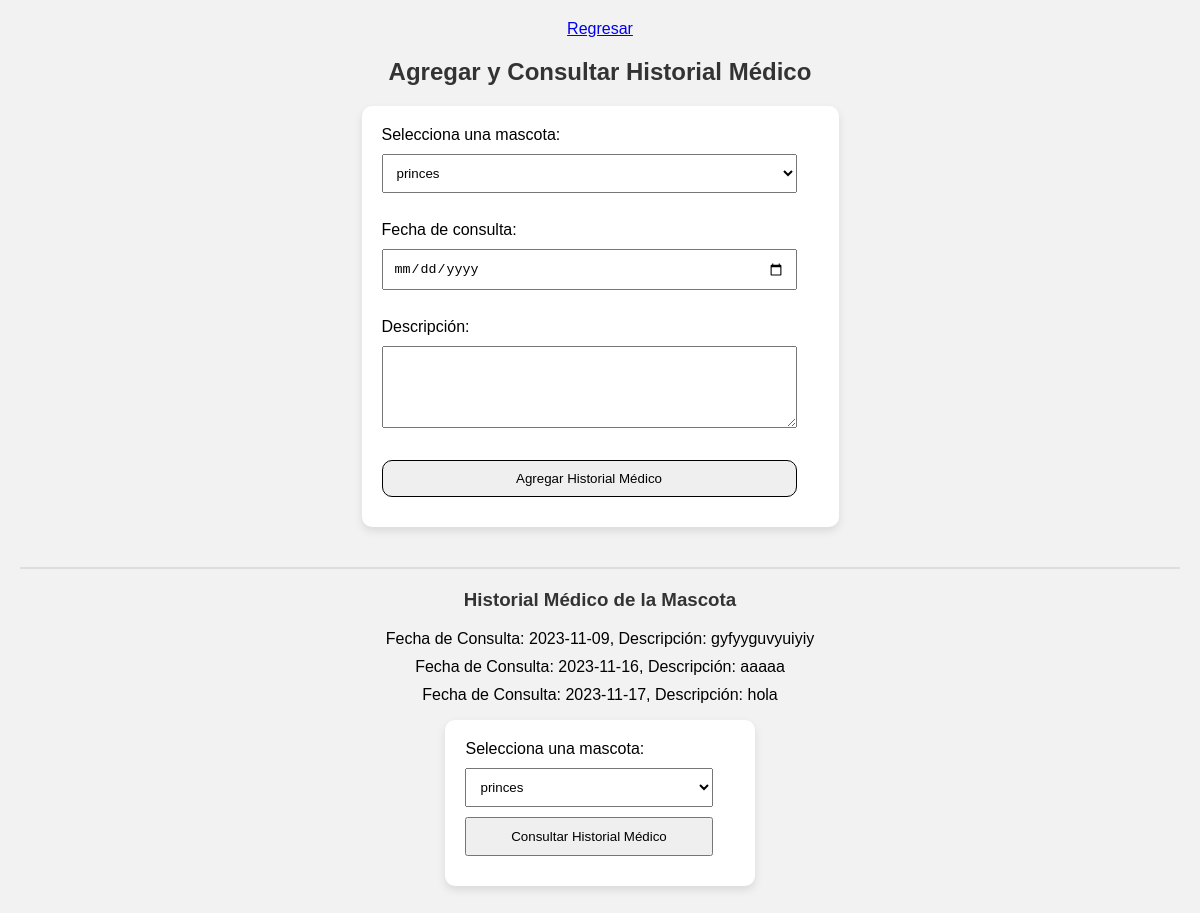
Page /vistas/agregarHistorialMedicoView.php?id_mascota=2 on the committed database.
### tables this page shows
CREATE TABLE `historial_medico` (
  `id` int(11) NOT NULL,
  `id_mascota` int(11) NOT NULL,
  `fecha_consulta` date NOT NULL,
  `descripcion` text NOT NULL
);

### controladores/agregarHistorialMedicoController.php (called while the page is built, shortened)
<?php
include_once '../modelos/historialMedicoModel.php';
$servername = "localhost";
$username = "root";
$password = "";
$dbname = "veterinariaprime";
$conn = new mysqli($servername, $username, $password, $dbname);
$historialMedicoModel = new HistorialMedicoModel($conn);
$mascotas = $historialMedicoModel->obtenerMascotas();
?>

### modelos/historialMedicoModel.php (called while the page is built, shortened)
<?php
class HistorialMedicoModel {
    private $conn;
    public function __construct($conn) {
        $this->conn = $conn;
    }
    public function obtenerMascotas() {
        $query = "SELECT id, nombre FROM mascotas";
        $result = $this->conn->query($query);
        return $result;
    }
    public function consultarHistorialMascota($idMascota) {
        $query = "SELECT fecha_consulta, descripcion FROM historial_medico WHERE id_mascota = '$idMascota'";
        $result = $this->conn->query($query);
        return $result;
    }
}
?>

### vistas/agregarHistorialMedicoView.php (the view, shortened to what this page needs)
<?php
include '../controladores/agregarHistorialMedicoController.php';
?>
<!DOCTYPE html>
<html>
<head>
</head>
<body>
<a href="http://localhost/parcial-final">Regresar</a>
<h2>Agregar y Consultar Historial Médico</h2>
<form method="post" action="<?php echo htmlspecialchars($_SERVER["PHP_SELF"]);?>">
    <label for="id_mascota">Selecciona una mascota:</label>
    <select name="id_mascota">
        <?php
        while ($row = $mascotas->fetch_assoc()) {
            echo "<option value='" . $row["id"] . "'>" . $row["nombre"] . "</option>";
        }
        ?>
    </select><br><br>
    <label for="fecha_consulta">Fecha de consulta:</label>
    <input type="date" name="fecha_consulta" required><br><br>
    <label for="descripcion">Descripción:</label>
    <textarea name="descripcion" rows="4" cols="50" required></textarea><br><br>
    <input type="submit" value="Agregar Historial Médico" id="hm">
</form>
<hr>
<?php
if ($_SERVER["REQUEST_METHOD"] == "GET" && isset($_GET["id_mascota"])) {
    $idMascotaConsulta = $_GET["id_mascota"];
    $historialMascota = $historialMedicoModel->consultarHistorialMascota($idMascotaConsulta);
    if ($historialMascota->num_rows > 0) {
        echo "<h3>Historial Médico de la Mascota</h3>";
        echo "<ul>";
        while ($row = $historialMascota->fetch_assoc()) {
            echo "<li>Fecha de Consulta: " . $row["fecha_consulta"] . ", Descripción: " . $row["descripcion"] . "</li>";
        }
        echo "</ul>";
    } else {
        echo "<p>La mascota no tiene historial médico registrado.</p>";
    }
}
?>
<form method="get" action="<?php echo htmlspecialchars($_SERVER["PHP_SELF"]);?>">
    <label for="id_mascota_consulta">Selecciona una mascota:</label>
    <select name="id_mascota">
        <?php
        $mascotas->data_seek(0);
        while ($row = $mascotas->fetch_assoc()) {
            echo "<option value='" . $row["id"] . "'>" . $row["nombre"] . "</option>";
        }
        ?>
    </select>
    <input type="submit" value="Consultar Historial Médico">
</form>
</body>
</html>

### vistas/agregarHistorialMedicoView.php (style rules this page uses)
body { font-family: 'Arial', sans-serif; background-color: #f2f2f2; margin: 20px; text-align: center; }
h2 { color: #333; }
form { background-color: #fff; border-radius: 10px; box-shadow: 0 4px 8px rgba(0, 0, 0, 0.1); padding: 20px; margin-bottom: 20px; display: inline-block; text-align: left; }
form label { display: block; margin-bottom: 10px; }
form select, form input, form textarea, form button { width: calc(100% - 22px); padding: 10px; margin-bottom: 10px; box-sizing: border-box; }
hr { border: 1px solid #ddd; margin: 20px 0; }
h3 { color: #333; }
ul { list-style-type: none; padding: 0; }
ul li { margin-bottom: 10px; }
#hm { border: black solid 1px; color: black; transition: 0.5s; border-radius: 10px; }

### rows in the picture
historial_medico: fecha_consulta "2023-11-09", descripcion "gyfyyguvyuiyiy"
historial_medico: fecha_consulta "2023-11-16", descripcion "aaaaa"
historial_medico: fecha_consulta "2023-11-17", descripcion "hola"

### other values in the picture
form field id_mascota "princes"
